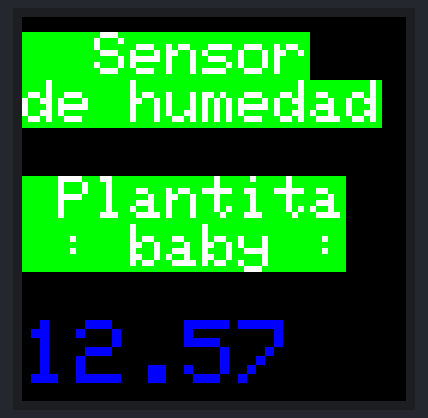
A sketch run on a simulated Arduino Uno, built with avr-gcc and run on an emulated ATmega328P. On the bench: 128×128 colour display.

Above: at 1.2 s.

The sketch:

display_spi_144_basic_text.ino
```cpp
/**
 * @file display_spi_144_basic_text.ino
 *
 * @brief Basic source code
 *
 * @ingroup noPackageYet
 * (Note: this needs exactly one @defgroup somewhere)
 *
 * @author Leo Medus
 * Contact: leomedus@gmail.com
 *
 */


#include <SPI.h>
#include <Adafruit_GFX.h>
#include <TFT_ILI9163C.h>

// Color definitions
#define BLACK   0x0000
#define BLUE    0x001F
#define RED     0xF800
#define GREEN   0x07E0
#define CYAN    0x07FF
#define MAGENTA 0xF81F
#define YELLOW  0xFFE0
#define WHITE   0xFFFF

/*
Teensy3.x and Arduino's
You are using 4 wire SPI here, so:
 MOSI:  11//Teensy3.x/Arduino UNO (for MEGA/DUE refere to arduino site)
 MISO:  12//Teensy3.x/Arduino UNO (for MEGA/DUE refere to arduino site)
 SCK:   13//Teensy3.x/Arduino UNO (for MEGA/DUE refere to arduino site)
 the rest of pin below:
 */
#define __CS 10
#define __DC 9
/*
Teensy 3.x can use: 2,6,9,10,15,20,21,22,23
Arduino's 8 bit: any
DUE: check arduino site
If you do not use reset, tie it to +3V3
*/


TFT_ILI9163C display = TFT_ILI9163C(__CS, __DC);

float p = 3.1415926;

float humidity_val = 12.57;

void setup(void) {
  display.begin();


  uint16_t time = millis();
  time = millis() - time;

//  lcdTestPattern();
//  delay(1000);

  display.clearScreen();
  display.setCursor(0,0);
  delay(1000);

  // tftPrintTest();

  display_basic_info();

  delay(2000);


}

void loop()
{
    /* empty void loop */
}

void display_basic_info()
{
    display.clearScreen();

    /* text in yellow, background in green */
    display.setCursor(0, 5);
    display.setTextColor(WHITE, GREEN);
    display.setTextSize(2);
    display.print("  Sensor\nde humedad");
    display.print("\n\n");

    // display.setCursor(0, 20);
    display.setTextColor(WHITE, GREEN);
    display.setTextSize(2);
    display.print(" Plantita\n");
    display.print(" : baby :");
    display.print("\n\n");


    // display.setCursor(0, 60);
    display.setTextColor(BLUE);
    display.setTextSize(3);
    display.print(humidity_val);

}

void test_text()
{
    display.clearScreen();
    display.setCursor(0, 2);

    /* text in red */
    display.setTextColor(RED);
    display.setTextSize(1);
    display.println("Hello World!");

    /* text in yellow, background in green */
    display.setTextColor(YELLOW, GREEN);
    display.setTextSize(2);
    display.print("Hello Wo\n");


    display.setTextColor(BLUE);
    display.setTextSize(3);
    display.print(12.57);
}
```
